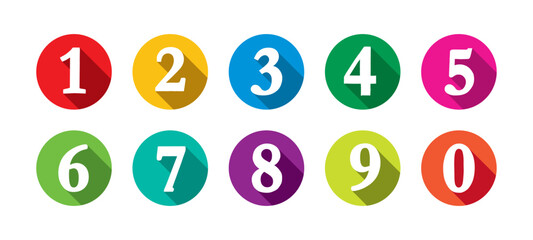
#> input picture projects/project2/assets/240_F_1582287647_2h2yhHhvXBlOVfejdAyLBqY6AC3oCpAN.png, 533 x 240 px; its folder holds only this picture in this run
$ python split_digits.py 240_F_1582287647_2h2yhHhvXBlOVfejdAyLBqY6AC3oCpAN.png out
#> lines starting #> are read from the running program, lines starting #| are printed output that depends on the picture
#!/usr/bin/env python3
"""Split an RGBA sprite sheet into tightly cropped, normalised components.

Features:
  * Detects connected opaque regions via flood fill on the alpha channel.
  * Sorts components by row (top to bottom) and column (left to right).
  * Saves each crop with configurable names, optional padding, and minimum area.
  * Normalises output sprites to a fixed canvas size (default 72x72).
"""
from __future__ import annotations

import argparse
import math
from collections import deque
from dataclasses import dataclass
from pathlib import Path
from typing import Iterable, List, Sequence, Tuple

try:
    from PIL import Image
except ImportError as exc:  # pragma: no cover - guidance for manual install
    raise SystemExit(
        "Pillow is required. Install with `python3 -m pip install Pillow`."
    ) from exc


@dataclass
class Component:
    left: int
    top: int
    right: int
    bottom: int
    area: int

    @property
    def width(self) -> int:
        return self.right - self.left

    @property
    def height(self) -> int:
        return self.bottom - self.top

    @property
    def center(self) -> Tuple[float, float]:
        return (self.left + self.width / 2, self.top + self.height / 2)


@dataclass
class Config:
    input_path: Path
    output_dir: Path
    min_area: int
    padding: int
    labels: Sequence[str]
    canvas_size: Tuple[int, int]


NEIGHBOURS = ((1, 0), (-1, 0), (0, 1), (0, -1))


def parse_size(value: str) -> Tuple[int, int]:
    parts = value.lower().split("x")
    if len(parts) != 2:
        raise argparse.ArgumentTypeError("Size must be WIDTHxHEIGHT, e.g. 72x72")
    try:
        width, height = (int(p) for p in parts)
    except ValueError as exc:
        raise argparse.ArgumentTypeError("Size dimensions must be integers") from exc
    if width <= 0 or height <= 0:
        raise argparse.ArgumentTypeError("Size dimensions must be positive")
    return width, height


def parse_labels(value: str | None) -> Sequence[str]:
    if value is None:
        return list("1234567890")
    items = [item.strip() for item in value.split(",") if item.strip()]
    if not items:
        raise SystemExit("At least one label must be provided")
    return items


def parse_args(argv: Iterable[str]) -> Config:
    parser = argparse.ArgumentParser(
        description="Split an image into tightly cropped RGBA components",
    )
    parser.add_argument("input", type=Path, help="Path to the transparent source image")
    parser.add_argument(
        "output_dir", type=Path, help="Directory to store the individual PNG files"
    )
    parser.add_argument(
        "--min-area",
        type=int,
        default=100,
        help="Ignore components with fewer opaque pixels than this (default: 100)",
    )
    parser.add_argument(
        "--padding",
        type=int,
        default=0,
        help="Inset added evenly around each crop (default: 0)",
    )
    parser.add_argument(
        "--labels",
        type=str,
        default=None,
        help="Comma-separated names applied per sprite. Defaults to 1-9,0.",
    )
    parser.add_argument(
        "--size",
        type=parse_size,
        default=(72, 72),
        help="Output canvas size WIDTHxHEIGHT (default: 72x72)",
    )

    args = parser.parse_args(list(argv))
    if not args.input.is_file():
        raise SystemExit(f"Input file not found: {args.input}")

    if args.min_area < 1:
        raise SystemExit("min-area must be >= 1")
    if args.padding < 0:
        raise SystemExit("padding must be >= 0")

    labels = parse_labels(args.labels)

    return Config(
        input_path=args.input,
        output_dir=args.output_dir,
        min_area=args.min_area,
        padding=args.padding,
        labels=labels,
        canvas_size=args.size,
    )


def find_components(image: Image.Image, min_area: int) -> List[Component]:
    rgba = image.convert("RGBA")
    width, height = rgba.size
    pixels = rgba.load()

    visited = bytearray(width * height)
    components: List[Component] = []

    for y in range(height):
        for x in range(width):
            idx = y * width + x
            if visited[idx]:
                continue
            visited[idx] = 1
            if pixels[x, y][3] == 0:
                continue

            queue = deque([(x, y)])
            left = right = x
            top = bottom = y
            area = 0

            while queue:
                cx, cy = queue.popleft()
                cidx = cy * width + cx
                r, g, b, a = pixels[cx, cy]
                if a == 0:
                    continue

                area += 1
                if cx < left:
                    left = cx
                if cx > right:
                    right = cx
                if cy < top:
                    top = cy
                if cy > bottom:
                    bottom = cy

                for dx, dy in NEIGHBOURS:
                    nx, ny = cx + dx, cy + dy
                    if 0 <= nx < width and 0 <= ny < height:
                        nidx = ny * width + nx
                        if not visited[nidx]:
                            visited[nidx] = 1
                            queue.append((nx, ny))

            if area >= min_area:
                components.append(Component(left, top, right + 1, bottom + 1, area))

    return components


def sort_components(components: List[Component]) -> List[Component]:
    if not components:
        return []

    # Sort primarily by top, then left to preserve reading order.
    return sorted(components, key=lambda c: (c.top, c.left))


def clamp(value: int, lower: int, upper: int) -> int:
    return max(lower, min(upper, value))


def normalise_sprite(sprite: Image.Image, size: Tuple[int, int]) -> Image.Image:
    target_w, target_h = size
    sprite = sprite.convert("RGBA")

    if sprite.width > target_w or sprite.height > target_h:
        scale = min(target_w / sprite.width, target_h / sprite.height)
        new_size = (
            max(1, int(math.floor(sprite.width * scale))),
            max(1, int(math.floor(sprite.height * scale))),
        )
        sprite = sprite.resize(new_size, Image.LANCZOS)

    canvas = Image.new("RGBA", size, (0, 0, 0, 0))
    offset = (
        (target_w - sprite.width) // 2,
        (target_h - sprite.height) // 2,
    )
    canvas.paste(sprite, offset)
    return canvas


def export_components(image: Image.Image, components: List[Component], cfg: Config) -> None:
    cfg.output_dir.mkdir(parents=True, exist_ok=True)
    width, height = image.size
    count = 0

    for index, comp in enumerate(components):
        left = clamp(comp.left - cfg.padding, 0, width)
        top = clamp(comp.top - cfg.padding, 0, height)
        right = clamp(comp.right + cfg.padding, 0, width)
        bottom = clamp(comp.bottom + cfg.padding, 0, height)
        crop = image.crop((left, top, right, bottom))
        sprite = normalise_sprite(crop, cfg.canvas_size)

        if index < len(cfg.labels):
            filename = cfg.labels[index]
        else:
            filename = f"sprite_{index}"  # fallback if more components than labels

        path = cfg.output_dir / f"{filename}.png"
        sprite.save(path)
        count += 1

    print(f"Wrote {count} sprites to {cfg.output_dir}")


def main(argv: Iterable[str]) -> int:
    cfg = parse_args(argv)
    with Image.open(cfg.input_path) as img:
#> img is the input picture: PIL image 533x240 RGB; mean R, G, B 217.6, 212.8, 205.5
        components = find_components(img, cfg.min_area)
#> after the loop in find_components, `for y in range(height):`: components = 1 item
#> components = 1 item
        if not components:
            raise SystemExit("No components found above the min-area threshold")
        ordered = sort_components(components)
#> ordered = 1 item
        if len(cfg.labels) != len(ordered):
            print(
                f"Warning: found {len(ordered)} components but {len(cfg.labels)} labels; "
                "extra items will use fallback names."
            )
#| Warning: found 1 components but 10 labels; extra items will use fallback names.
        export_components(img, ordered, cfg)
#> the loop in export_components, `for index, comp in enumerate(components):` made 1 pass
#> (left, top, right, bottom, target_w in normalise_sprite, target_h in normalise_sprite, scale in normalise_sprite, new_size in normalise_sprite) on pass 1: (0, 0, 533, 240, 72, 72, 0.135, (72, 32))
#> pass 1, in normalise_sprite, `sprite = sprite.resize(new_size, Image.LANCZOS)`:
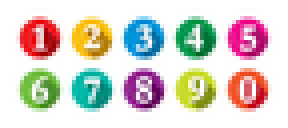
#> sprite: PIL image 72x32 RGBA (shown 4 times larger); mean R, G, B, A 217.4, 211.9, 204.5, 255
#> pass 1, in export_components, `sprite = normalise_sprite(crop, cfg.canvas_size)`:
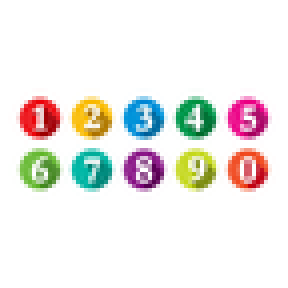
#> sprite: PIL image 72x72 RGBA (shown 4 times larger); mean R, G, B, A 96.6, 94.2, 90.9, 113.3; transparent parts drawn white
#> after the loop in export_components, `for index, comp in enumerate(components):`: count = 1
#| Wrote 1 sprites to out
    return 0


if __name__ == "__main__":
    import sys

    raise SystemExit(main(sys.argv[1:]))
#> (the program exits here)
